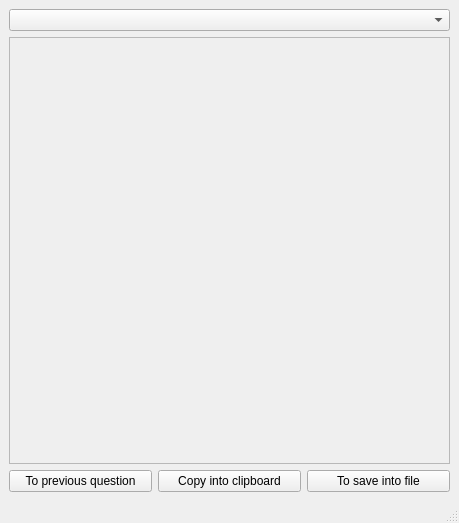
<?xml version="1.0" encoding="UTF-8"?>
<ui version="4.0">
 <class>MainWindow</class>
 <widget class="QMainWindow" name="MainWindow">
  <property name="enabled">
   <bool>true</bool>
  </property>
  <property name="geometry">
   <rect>
    <x>0</x>
    <y>0</y>
    <width>459</width>
    <height>523</height>
   </rect>
  </property>
  <property name="minimumSize">
   <size>
    <width>414</width>
    <height>489</height>
   </size>
  </property>
  <property name="windowTitle">
   <string>MainWindow</string>
  </property>
  <widget class="QWidget" name="centralwidget">
   <layout class="QVBoxLayout" name="verticalLayout_2">
    <item>
     <layout class="QVBoxLayout" name="mw_vrlt">
      <item>
       <widget class="QComboBox" name="qst_cmb"/>
      </item>
      <item>
       <widget class="QScrollArea" name="scrollArea">
        <property name="widgetResizable">
         <bool>true</bool>
        </property>
        <widget class="QWidget" name="scrollAreaWidgetContents">
         <property name="geometry">
          <rect>
           <x>0</x>
           <y>0</y>
           <width>437</width>
           <height>403</height>
          </rect>
         </property>
         <layout class="QVBoxLayout" name="verticalLayout_3">
          <item>
           <layout class="QVBoxLayout" name="scr_vrlt">
            <property name="leftMargin">
             <number>0</number>
            </property>
           </layout>
          </item>
         </layout>
        </widget>
       </widget>
      </item>
     </layout>
    </item>
    <item>
     <layout class="QGridLayout" name="gridLayout">
      <item row="0" column="2">
       <widget class="QPushButton" name="svIntoFile_btn">
        <property name="enabled">
         <bool>true</bool>
        </property>
        <property name="text">
         <string>To save into file</string>
        </property>
       </widget>
      </item>
      <item row="0" column="1">
       <widget class="QPushButton" name="clipboard_btn">
        <property name="text">
         <string>Copy into clipboard</string>
        </property>
       </widget>
      </item>
      <item row="0" column="0">
       <widget class="QPushButton" name="prevQues_btn">
        <property name="maximumSize">
         <size>
          <width>16777215</width>
          <height>16777215</height>
         </size>
        </property>
        <property name="text">
         <string>To previous question</string>
        </property>
       </widget>
      </item>
     </layout>
    </item>
   </layout>
  </widget>
  <widget class="QMenuBar" name="menubar">
   <property name="geometry">
    <rect>
     <x>0</x>
     <y>0</y>
     <width>459</width>
     <height>21</height>
    </rect>
   </property>
  </widget>
  <widget class="QStatusBar" name="statusbar"/>
 </widget>
 <resources/>
 <connections/>
</ui>
